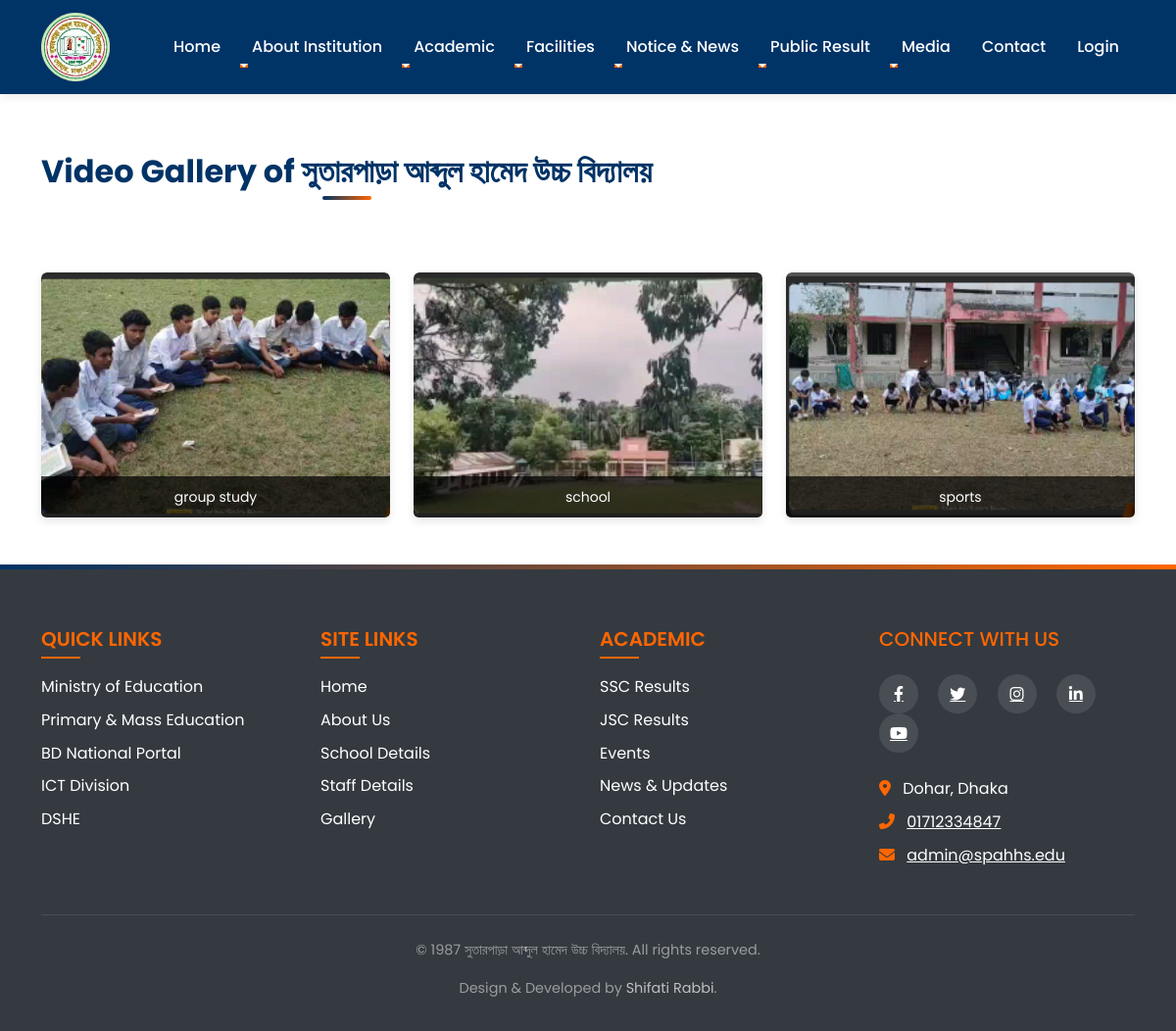
/video-gallery.php, run on the app's committed database.
### tables this page shows
CREATE TABLE `setting` (
  `id` int(11) NOT NULL,
  `current_year` int(11) NOT NULL,
  `current_semester` varchar(11) NOT NULL,
  `school_name` varchar(100) NOT NULL,
  `slogan` varchar(300) NOT NULL,
  `about` text NOT NULL
);

CREATE TABLE `gallery_images` (
  `id` int(11) NOT NULL,
  `file_name` varchar(255) NOT NULL,
  `file_path` varchar(255) NOT NULL,
  `thumbnail_path` varchar(255) DEFAULT NULL,
  `caption` varchar(255) DEFAULT NULL,
  `upload_date` timestamp NOT NULL DEFAULT current_timestamp(),
  `file_type` enum('image','video') NOT NULL
);

### data/setting.php (called while the page is built)
<?php
function getSetting($conn){
   $sql = "SELECT * FROM setting";
   $stmt = $conn->prepare($sql);
   $stmt->execute();
   if ($stmt->rowCount() == 1) {
     $settings = $stmt->fetch();
     return $settings;
   }else {
    return 0;
   }
}

### video-gallery.php (the view, shortened to what this page needs)
<?php
include "header.php";
$sql_videos = "SELECT * FROM gallery_images WHERE file_type = 'video' ORDER BY upload_date DESC";
$stmt_videos = $conn->prepare($sql_videos);
$stmt_videos->execute();
$videos = $stmt_videos->fetchAll();
?>
<div class="container">
    <h2 class="text-center section-title" style="margin: 60px 0px;">Video Gallery of <?= $setting['school_name'] ?></h2>
</div>
<div class="container py-4">
    <div class="row">
        <?php foreach ($videos as $video): ?>
            <div class="col-lg-4 col-md-6 col-sm-12 mb-4 text-center">
                <div class="video-thumb-wrapper">
                    <?php
                    $thumbnail = !empty($video['thumbnail_path']) && file_exists($video['thumbnail_path'])
                                 ? $video['thumbnail_path']
                                 : 'img/video-thumb-placeholder.jpg';
                    ?>
                    <img src="<?= $thumbnail ?>"
                         class="video-thumb" alt="<?= htmlspecialchars($video['caption']) ?>"
                         data-bs-toggle="modal" data-bs-target="#videoModal"
                         data-video="<?= $video['file_path'] ?>"
                         data-caption="<?= htmlspecialchars($video['caption']) ?>" />
                    <?php if ($video['caption']): ?>
                        <div class="video-caption"><?= $video['caption'] ?></div>
                    <?php endif; ?>
                </div>
            </div>
        <?php endforeach; ?>
    </div>
</div>
<?php include "footer.php"; ?>

### footer.php (shortened to what this page needs)
<footer class="footer">
    <div class="container">
        <div class="row">
            <div class="col-md-3 mb-4 mb-md-0">
                <div class="footer-links">
                    <h5 class="text-uppercase mb-4" style="color: var(--secondary-color);">Quick Links</h5>
                    <ul class="list-unstyled">
                        <li class="mb-2"><a href="https://www.moedu.gov.bd/" class="text-white footer-link">Ministry of Education</a></li>
                        <li class="mb-2"><a href="https://www.mopme.gov.bd/" class="text-white footer-link">Primary & Mass Education</a></li>
                        <li class="mb-2"><a href="https://bangladesh.gov.bd/" class="text-white footer-link">BD National Portal</a></li>
                        <li class="mb-2"><a href="https://a2i.gov.bd/" class="text-white footer-link">ICT Division</a></li>
                        <li class="mb-2"><a href="http://www.dshe.gov.bd/" class="text-white footer-link">DSHE</a></li>
                    </ul>
                </div>
            </div>
            <div class="col-md-3 mb-4 mb-md-0">
                <div class="footer-links">
                    <h5 class="text-uppercase mb-4" style="color: var(--secondary-color);">Site Links</h5>
                    <ul class="list-unstyled">
                        <li class="mb-2"><a href="index" class="text-white footer-link">Home</a></li>
                        <li class="mb-2"><a href="about" class="text-white footer-link">About Us</a></li>
                        <li class="mb-2"><a href="basic-info" class="text-white footer-link">School Details</a></li>
                        <li class="mb-2"><a href="people_info" class="text-white footer-link">Staff Details</a></li>
                        <li class="mb-2"><a href="gallery" class="text-white footer-link">Gallery</a></li>
                    </ul>
                </div>
            </div>
            <div class="col-md-3 mb-4 mb-md-0">
                <div class="footer-links">
                    <h5 class="text-uppercase mb-4" style="color: var(--secondary-color);">Academic</h5>
                    <ul class="list-unstyled">
                        <li class="mb-2"><a href="public_results_ssc" class="text-white footer-link">SSC Results</a></li>
                        <li class="mb-2"><a href="public_results_jsc" class="text-white footer-link">JSC Results</a></li>
                        <li class="mb-2"><a href="events" class="text-white footer-link">Events</a></li>
                        <li class="mb-2"><a href="news" class="text-white footer-link">News & Updates</a></li>
                        <li class="mb-2"><a href="contact" class="text-white footer-link">Contact Us</a></li>
                    </ul>
                </div>
            </div>
            <div class="col-md-3">
                <div class="footer-contact">
                    <h5 class="text-uppercase mb-4" style="color: var(--secondary-color);">Connect With Us</h5>
                    <div class="social-icons mb-4">
                        <a href="https://www.facebook.com/groups/348161615295603/" class="text-white me-3 social-icon"><i class="fab fa-facebook-f"></i></a>
                        <a href="#" class="text-white me-3 social-icon"><i class="fab fa-twitter"></i></a>
                        <a href="#" class="text-white me-3 social-icon"><i class="fab fa-instagram"></i></a>
                        <a href="#" class="text-white me-3 social-icon"><i class="fab fa-linkedin-in"></i></a>
                        <a href="#" class="text-white me-3 social-icon"><i class="fab fa-youtube"></i></a>
                    </div>
                    <address class="mb-0">
                        <p class="mb-2">
                            <i class="fas fa-map-marker-alt me-2" style="color: var(--secondary-color);"></i>
                            <span>Dohar, Dhaka</span>
                        </p>
                        <p class="mb-2">
                            <i class="fas fa-phone-alt me-2" style="color: var(--secondary-color);"></i>
                            <a href="tel:01712334847" class="text-white">01712334847</a>
                        </p>
                        <p class="mb-0">
                            <i class="fas fa-envelope me-2" style="color: var(--secondary-color);"></i>
                            <a href="mailto:admin@spahhs.edu" class="text-white">admin@spahhs.edu</a>
                        </p>
                    </address>
                </div>
            </div>
        </div>
        <div class="copyright text-center">
            <p>&copy; <?=$setting['current_year']?> <?=$setting['school_name']?>. All rights reserved.</p>
            <p>Design & Developed by <a href="tel: 01571501416" style="text-decoration: none; color: silver;">Shifati Rabbi</a>.</p>
        </div>
    </div>
</footer>
</body>
</html>

### css/style.css (style rules this page uses)
:root { --primary-color: #003366; --secondary-color: #ff6600; --light-color: #f8f9fa; --dark-color: #343a40; --transition-speed: 0.4s; }
body { font-family: 'Poppins', 'Segoe UI', Tahoma, Geneva, Verdana, sans-serif; line-height: 1.6; color: #333; overflow-x: hidden; }
html { scroll-behavior: smooth; }
.section-title { color: var(--primary-color); font-weight: 700; margin-bottom: 30px; position: relative; display: inline-block; }
.section-title:after { content: ''; position: absolute; width: 50%; height: 3px; background-color: var(--secondary-color); bottom: -10px; left: 0; }
.footer { background-color: var(--dark-color); color: white; padding: 4rem 0 1rem; position: relative; }
.footer::before { content: ''; position: absolute; top: 0; left: 0; width: 100%; height: 5px; background: linear-gradient(90deg, var(--primary-color), var(--secondary-color)); }
.footer-links h5 { color: white; font-weight: 600; margin-bottom: 1.5rem; position: relative; }
.footer-links h5::after { content: ''; position: absolute; bottom: -8px; left: 0; width: 40px; height: 2px; background-color: var(--secondary-color); }
.footer-links ul { list-style: none; padding-left: 0; }
.footer-links li { margin-bottom: 0.75rem; }
.footer-links a { color: rgba(255, 255, 255, 0.7); text-decoration: none; transition: all var(--transition-speed) ease; position: relative; padding-left: 0; }
.footer-links a::before { content: '→'; position: absolute; left: -15px; opacity: 0; transition: all var(--transition-speed) ease; color: var(--secondary-color); }
.social-icons a { display: inline-flex; align-items: center; justify-content: center; width: 40px; height: 40px; background-color: rgba(255, 255, 255, 0.1); border-radius: 50%; color: white; margin-right: 0.75rem; transition: all var(--transition-speed) ease; }
.copyright { border-top: 1px solid rgba(255, 255, 255, 0.1); padding-top: 1.5rem; margin-top: 3rem; text-align: center; color: rgba(255, 255, 255, 0.5); font-size: 0.9rem; }
.section-title { color: var(--primary-color); font-weight: 700; margin-bottom: 2.5rem; position: relative; display: inline-block; font-size: 2rem; }
.section-title::after { content: ''; position: absolute; width: 50px; height: 4px; background: linear-gradient(90deg, var(--primary-color), var(--secondary-color)); bottom: -10px; left: 50%; transform: translateX(-50%); border-radius: 2px; }
.video-thumb { width: 100%; height: 270px; object-fit: cover; cursor: pointer; border-radius: 6px; transition: transform 0.3s ease; box-shadow: 0 4px 10px rgba(0, 0, 0, 0.15); }

### video-gallery.php (style rules this page uses)
.gallery-item-wrapper, .video-thumb-wrapper { position: relative; overflow: hidden; border-radius: 5px; box-shadow: 0 4px 8px rgba(0,0,0,0.1); transition: transform 0.3s; }
.gallery-img, .video-thumb { width: 100%; height: 250px; object-fit: cover; transition: transform 0.3s; }
.image-caption, .video-caption { position: absolute; bottom: 0; left: 0; right: 0; background: rgba(0,0,0,0.7); color: white; padding: 10px; text-align: center; font-size: 14px; }

### data on the page
setting: school_name "সুতারপাড়া আব্দুল হামেদ উচ্চ বিদ্যালয়", current_year "1987"
gallery_images: thumbnail_path (picture), caption "group study"
gallery_images: thumbnail_path (picture), caption "school"
gallery_images: thumbnail_path (picture), caption "sports"
